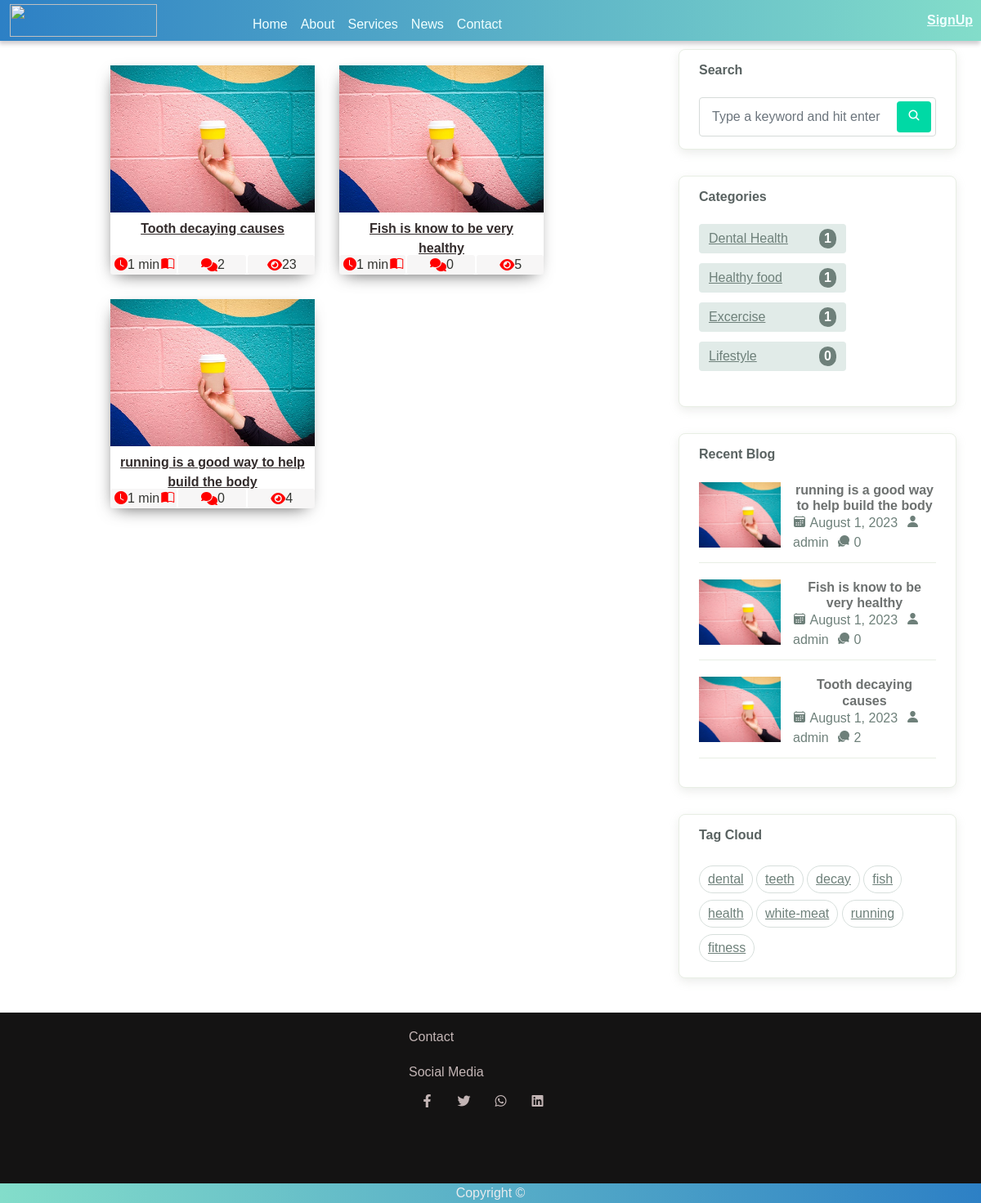
The page /news/articles-available/ on the database as committed earlier.
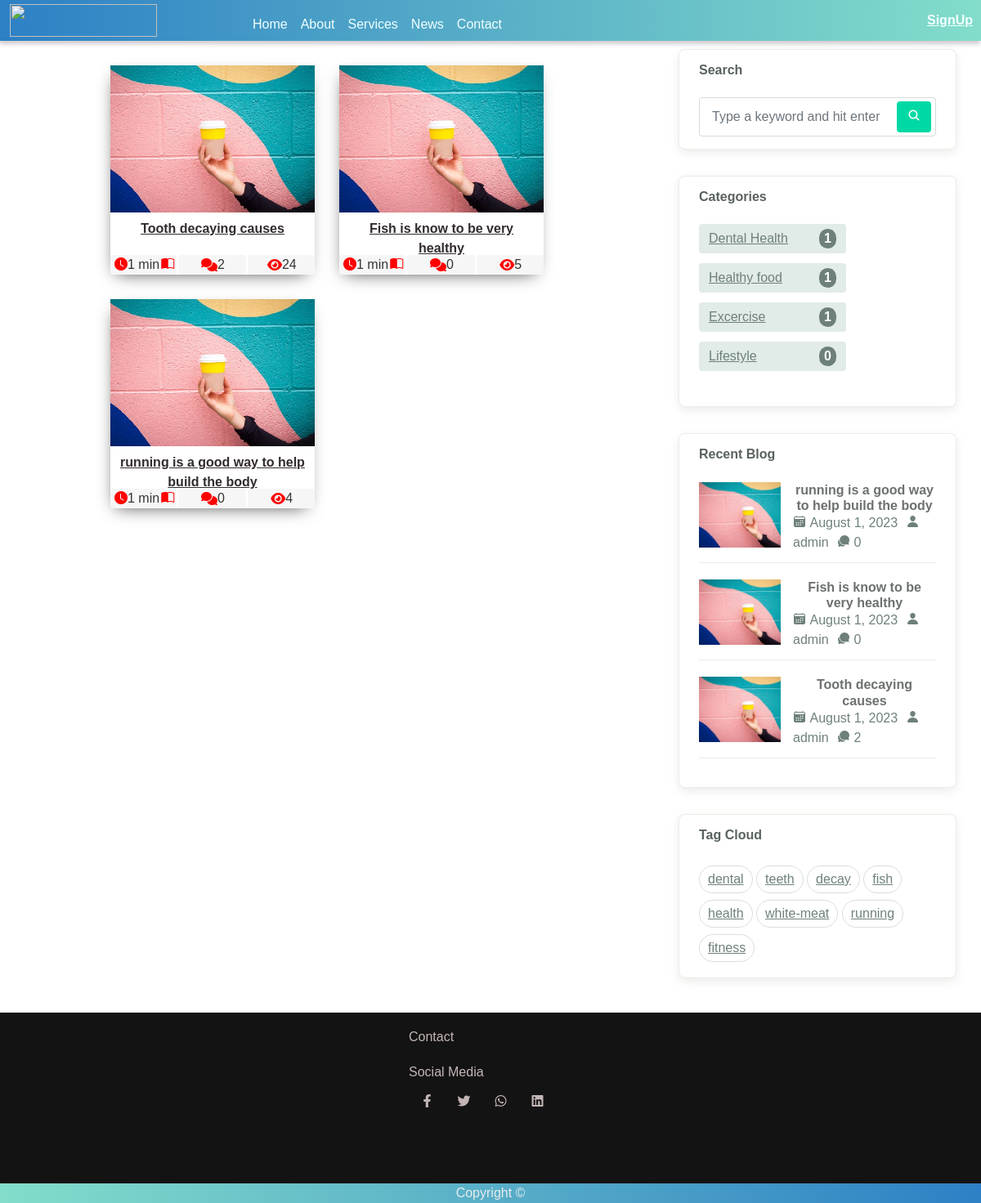
The same page on the database as committed later.
### hospital_blog/models/article_m.py (models this page shows, shortened)
class Blog(models.Model):
    DRAFTED = "DRAFTED"
    PUBLISHED = "PUBLISHED"
    STATUS_CHOICES = (
        (DRAFTED, 'Draft'),
        (PUBLISHED, 'Publish'),
    )
    author = models.ForeignKey(User, on_delete=models.CASCADE)
    title = models.CharField(max_length=100)
    content = HTMLField('Content')
    image = models.ImageField(default='article-default.jpg', upload_to='blog_images')
    image_credit = models.CharField(max_length=200, default='CDTBLOG')
    category = models.ForeignKey(Category, on_delete=models.CASCADE)
    subcategory = models.ForeignKey(Subcategory, on_delete=models.CASCADE)
    slug = models.SlugField(unique=True, max_length=255, blank=True, null=True)
    tags = TaggableManager(blank=True)
    status = models.CharField(max_length=10, choices=STATUS_CHOICES,
                              default='DRAFT')
    date_published = models.DateTimeField(blank=True, null=True, editable=False)
    date_created = models.DateTimeField(auto_now_add=True,  editable=False)
    date_updated = models.DateTimeField(blank=True, null=True, editable=False)
    date_drafted = models.DateTimeField(blank=True, null=True, editable=False)
    word_count = models.IntegerField(default=0)
    view_count = models.IntegerField(default=0)
    like_count = models.IntegerField(default=0)
    dislike_count = models.IntegerField(default=0)
    date_hidden = models.DateTimeField(blank=True, null=True,editable=False)
    hidden = models.BooleanField(default=False)
    date_approved = models.DateTimeField(blank=True, null=True, editable=False)
    approved = models.BooleanField(default=False)
    date_rejected = models.DateTimeField(blank=True, null=True, editable=False)
    rejected = models.BooleanField(default=False)
    rejection_reason = models.TextField(blank=True, null=True)
    def get_absolute_url(self):
        return reverse('blog:blog_detail', args=[str(self.slug)])
    def formatted_views_count(self):
        if self.view_count < 1000:
            return str(self.view_count)
        elif self.view_count < 1000000:
            return f"{self.view_count // 1000}.{self.view_count % 1000 // 100}k"
        else:
            return f"{self.view_count // 1000000}.{self.view_count % 1000000 // 100000}m"
    def read_time(self):
        words = self.word_count
        if words > 0:
            read_time = round(words / 200)
            if read_time == 0:
                read_time = 1
            if read_time >= 60:
                read_time = round(read_time / 60)
                if read_time == 1:
                    return '1 hr'
                else:
                    return f'{read_time} hrs'
            else:
                if read_time == 1:
                    return '1 min'
                else:
                    return f'{read_time} mins'
        else:
            return 0
    @property
    def comment_count(self):
        count_ =self.comments.filter(blog=self, approved=True).count()
        if count_ >= 1000:
            suffixes = ['', 'k', 'M', 'B', 'T']
            magnitude = 0
            while count_ >= 1000 and magnitude < len(suffixes)-1:
                magnitude += 1
                count_ /= 1000
                _count = f'{count_:.1f}{suffixes[magnitude]}'
            return _count
        else:
            return count_

### hospital_blog/views/article_v.py (the view)
# urls.py: path('articles-available/', blog_home, name='blog_home'),
def blog_home(request):
    print("am in=======================")
    if request.method == 'GET':
        print(request.GET)
        print("am innn========++++++++++++++++++++++")
        query = request.GET.get('query')
        print(query)
        if query:
            blogs = Blog.objects.filter(
                Q(title__icontains=query) | Q(content__icontains=query)| Q(author__username__icontains=query),
                status=Blog.PUBLISHED,
                hidden=False,
                approved=True,
            )
        else:
            blogs = Blog.objects.filter(status=Blog.PUBLISHED, hidden=False, approved=True)
    categories = Category.objects.filter(approved=True)
    recent_articles = Blog.objects.filter(status=Blog.PUBLISHED, hidden=False, approved=True).order_by('-date_created')[:5]
    all_tags = Tag.objects.all()
    context = {
        'blogs': blogs,
        'categories': categories,
        'recent_articles': recent_articles,
        'query': query,
        'all_tags': all_tags,  # Add this line to the context
    }
    return render(request, 'blog/article/blog_home.html', context)

### hospital_blog/models/categories_n_babies_m.py (called while the page is built)
    def get_absolute_url(self):
        return reverse('blog:category_detail', args=[str(self.slug)])

    def blog_count(self):
        return self.blog_set.filter(status='PUBLISHED', approved=True).count()

### templates/blog/article/blog_home.html (shortened to what this page needs)
{% extends 'base.html' %}
{% load static %}
{% block css %}
<link rel="stylesheet" href="{% static 'css/blog/blog_home.css' %}">
{% endblock css %}
{% block content %}
<section class="post-list body-container">
    <div class="p-l-main item2 bg-white" id="main" >
            {% if blogs %}
            <div class="itme2 post-wrapper">
              {% for article in blogs %}
              <div>
                  <div class="post">
                      <a href="{{ article.get_absolute_url }}">
                        <img class="thumbnail" src="{{ article.image.url }}">
                      </a>
                      <div class="post-preview">
                          <p class="post-title ">
                            <a href="{{ article.get_absolute_url }}">
                            <b>{{ article.title|safe| truncatechars:50 }}</b>
                          </a></p>
                      </div>
                      <ol class="post-footer">
                        <li><i class="bi bi-clock-fill"></i>{{ article.read_time }}<i class="bi bi-book-half"></i></li>
                        <li><i class="fa fa-comments"></i>{{ article.comment_count  }}</li>
                        <li><i class="fa fa-eye"></i>{{ article.formatted_views_count }}</li>
                      </ol>
                  </div>
              </div>
              {% endfor %}
          </div>
            {% else %}
                    <div class="centered alert alert-warning"><b>No Articles</b></div>
                {% endif %}
    </div>
    {% include 'blog/article/blog_side_bar.html' %}
</section>
{% endblock content %}

### templates/blog/article/blog_side_bar.html (shortened to what this page needs)
    <div class="sidebar " id="side-bar">
        <div class="sidebar-block">
            <h3 class="sidebar-title">Search</h3>
            <form class="search-form"  method="GET" action="/news/articles-available/">
                <div class="form-group">
                    <input type="text" class="form-control" id="search-input" name="query" placeholder="Type a keyword and hit enter">
                    <button type="submit" class="btn"><span class="icon mai-search"></span></button>
                </div>
            </form>
        </div>
        <div class="sidebar-block">
          {% if subcategories %}
          <h3 class="sidebar-title">Subcategories</h3>
          {% elif categories %}
          <h3 class="sidebar-title">Categories</h3>
          {% endif %}
          <ul class="categories">
            {% for category in categories %}
            <li><a href="{{category.get_absolute_url }}">{{ category.name }}
                <span>{{ category.blog_count }}</span>
            </a></li>
            {% empty %}
            <li>No categories found.</li>
            {% endfor %}
          </ul>
        </div>
        <div class="sidebar-block">
          <h3 class="sidebar-title">Recent Blog</h3>
          {% for article in recent_articles %}
          <div class="blog-item">
            <a class="post-thumb" href="{{ article.get_absolute_url }}">
              <img src="{{ article.image.url }}" alt="alt">
            </a>
            <div class="content">
              <h3 class="post-title"><a href="{{ article.get_absolute_url }}">{{article.title}}</a></h3>
              <div class="meta">
                <a href="{{ article.get_absolute_url }}"><span class="mai-calendar"></span> {{ article.date_published|date:"F j, Y" }}</a>
                <a href="{{ article.get_absolute_url }}"><span class="mai-person"></span> {{article.author}}</a>
                <a href="{{ article.get_absolute_url }}"><span class="mai-chatbubbles"></span> {{ article.comment_count  }}</a>
              </div>
            </div>
          </div>
          {% empty %}
            <li>No Recent articles found.</li>
            {% endfor %}
        </div>
          <div class="sidebar-block">
            <h3 class="sidebar-title">Tag Cloud</h3>
            <div class="tagcloud">
                {% for tag in all_tags %}
                <a href="{% url 'blog:tag_blogs' tag.slug %}" class="tag-cloud-link">{{ tag.name }}</a>
                {% empty %}
                <li class="tag-cloud-link">No tags found.</li>
                {% endfor %}
            </div>
          </div>
    </div>

Rows that differ between the two databases and show on the page:
changed Blog "Tooth decaying causes": formatted_views_count "23" → "24"
